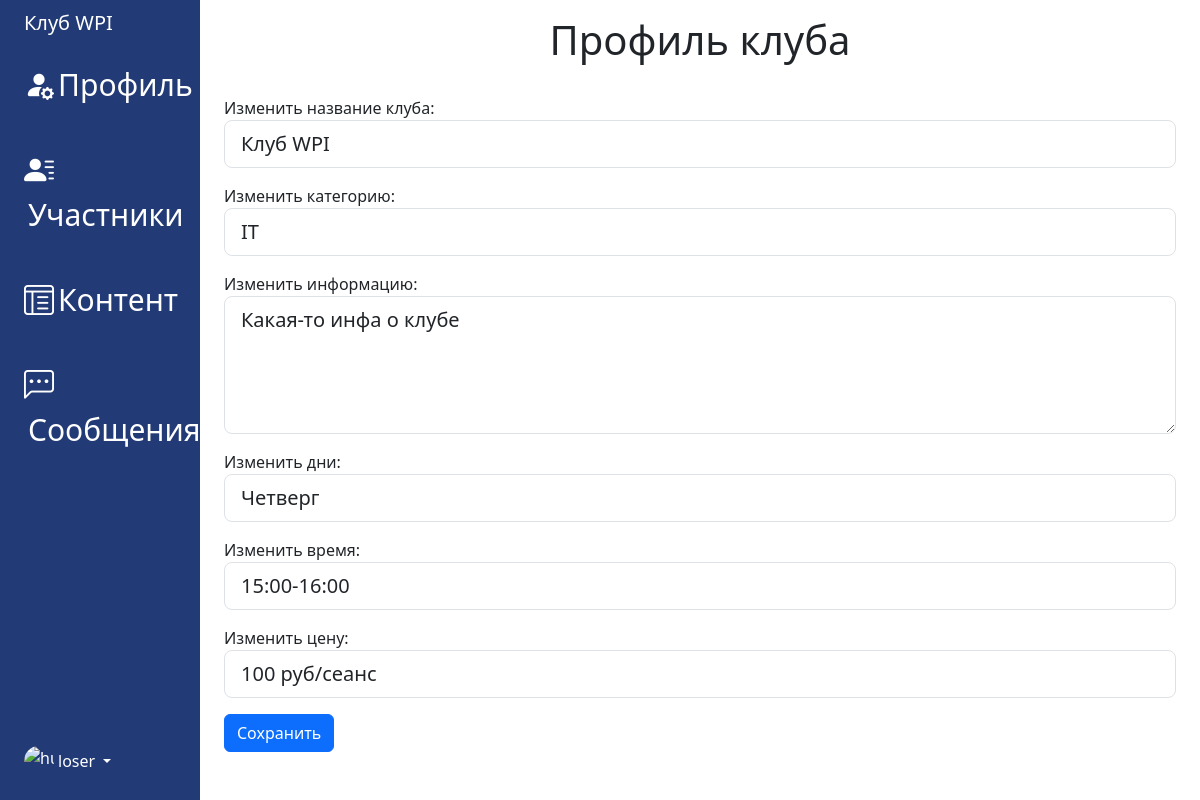
The page /dashboard/it/profile/ (signed in) on the database its author committed.
### clubs_app/models.py (models this page shows, shortened)
class ClubModel(models.Model):
    manager = models.ForeignKey(
        settings.AUTH_USER_MODEL,
        on_delete=models.CASCADE, null=True, related_name='user_system')
    title_club = models.CharField(max_length=128, null=False, blank=False)
    cat_club = models.ForeignKey('CatClubModel', on_delete=models.CASCADE)
    info_club = models.TextField()
    days_event = models.CharField(max_length=100, null=True, blank=True)
    time_event = models.CharField(max_length=100, null=True, blank=True)
    price_club = models.CharField(max_length=256, null=True, blank=True)
    member = models.ManyToManyField(settings.AUTH_USER_MODEL, related_name='member_field')
    slug_club = models.SlugField(max_length=255, unique=True, null=True)
    class Meta:
        verbose_name = 'Клубы'
        verbose_name_plural = 'Клубы'
        ordering = ['-id']

### dashboard_app/views.py (the view)
# urls.py: path('', index, name='home_page'),
@login_required
def index(request, slug_club):
    if check_user_club(request, slug_club):
        messages.success(request, 'Доступ закрыт')
        return check_user_club(request, slug_club)
    club = ClubModel.objects.get(slug_club=slug_club)
    initial_data = {
        'title_club': club.title_club,
        'cat_club': club.cat_club,
        'info_club': club.info_club,
        'days_event': club.days_event,
        'time_event': club.time_event,
        'price_club': club.price_club,
    }
    if request.method == 'POST':
        form_change_club_data = ChangeClubData(request.POST, initial=initial_data)
        if form_change_club_data.is_valid():
            club.title_club = form_change_club_data.instance.title_club
            club.cat_club = form_change_club_data.instance.cat_club
            club.info_club = form_change_club_data.instance.info_club
            club.days_event = form_change_club_data.instance.days_event
            club.time_event = form_change_club_data.instance.time_event
            club.price_club = form_change_club_data.instance.price_club
            club.save()
            return redirect('dashboard_app:profile', slug_club=slug_club)
    else:
        form_change_club_data = ChangeClubData(initial=initial_data)
    context = {
        'form': form_change_club_data,
        'slug_club': slug_club,
        'club_name': club.title_club,
    }
    return render(request, template_name='dashboard_app/index.html', context=context)

### clubs_app/models.py (called while the page is built)
    def __str__(self):
        return self.cat

### dashboard_app/views.py (called while the page is built)
def check_user_club(request, slug_club):
    if not (request.user == ClubModel.objects.get(slug_club=slug_club).manager):
        return redirect('clubs_app:home_page')
    else:
        return False

### dashboard_app/templates/dashboard_app/index.html
{% extends 'dashboard_app/base.html' %}
{% block title_body %}
    <h1 class="text-center">Профиль клуба</h1><br>
{% endblock title_body %}
{% block content %}
    <form method="post">{% csrf_token %}
        {{ form.as_p }}
        <button type="submit" class="btn btn-primary">Сохранить</button>
    </form>
{% endblock content %}

### dashboard_app/templates/dashboard_app/base.html (shortened to what this page needs)
<!doctype html>
<html lang="en" data-bs-theme="auto">
<head>
    {% load static %}
    <link href="https://cdn.jsdelivr.net/npm/bootstrap@5.3.0-alpha2/dist/css/bootstrap.min.css" rel="stylesheet"
>
    <link rel="stylesheet" href="{% static 'css/dashboard.css' %}">
    <link rel="stylesheet" href="https://cdn.jsdelivr.net/npm/bootstrap-icons@1.10.4/font/bootstrap-icons.css">
    <link rel="stylesheet" href="{% static 'ckeditor/ckeditor.css' %}">
</head>
<body>
<div class="container-fluid">
    <div class="row flex-nowrap" style="min-width: 500px">
        <div class="col-auto col-md-3 col-xl-2 px-sm-2 px-0" style="background: #223A76 !important;">
            <div class="d-flex flex-column align-items-center align-items-sm-start px-3 pt-2 text-white min-vh-100">
                <a href="/" class="d-flex align-items-center pb-3 mb-md-0 me-md-auto text-white text-decoration-none">
                    <span class="fs-5 d-none d-sm-inline elements-menu" style="display: block">{{ club_name }}</span>
                </a>
                <ul class="nav nav-pills flex-column mb-sm-auto mb-0 align-items-center align-items-sm-start" id="menu">
                    <li class="nav-item">
                        <a href="{% url 'dashboard_app:profile' slug_club %}"
                           class="nav-link align-middle px-0 elements-menu">
                            <i class="bi bi-person-fill-gear"></i><span class="ms-1 d-none d-sm-inline">Профиль</span>
                        </a>
                    </li>
                    <br>
                    <li class="nav-item">
                        <a href="{% url 'dashboard_app:members' slug_club %}"
                           class="nav-link align-middle px-0 elements-menu">
                            <i class="bi bi-person-lines-fill"></i><span
                                class="ms-1 d-none d-sm-inline">Участники</span>
                        </a>
                    </li>
                    <br>
                    <li class="nav-item">
                        <a href="{% url 'dashboard_app:add_article' slug_club %}"
                           class="nav-link align-middle px-0 elements-menu">
                            <i class="bi bi-layout-text-window-reverse"></i><span class="ms-1 d-none d-sm-inline">Контент</span>
                        </a>
                    </li>
                    <br>
                    <li class="nav-item">
                        <a href="#" class="nav-link align-middle px-0 elements-menu">
                            <i class="bi bi-chat-left-dots"></i><span class="ms-1 d-none d-sm-inline">Сообщения</span>
                        </a>
                    </li>
                    <br>
                </ul>
                <div class="dropdown pb-4">
                    <a href="#" class="d-flex align-items-center text-white text-decoration-none dropdown-toggle"
                       id="dropdownUser1" data-bs-toggle="dropdown" aria-expanded="false">
                        <img src="https://github.com/mdo.png" alt="hugenerd" width="30" height="30"
                             class="rounded-circle">
                        <span class="d-none d-sm-inline mx-1">loser</span>
                    </a>
                </div>
            </div>
        </div>
        <div class="col py-3">
            {% block title_body %}
            {% endblock %}
            <div class="container">
                {% block content %}
                {% endblock %}
            </div>
        </div>
    </div>
</div>
</body>
</html>

### dashboard_app/static/css/dashboard.css (style rules this page uses)
.elements-menu { color: white !important; font-size: 30px; }

### rows shown on the page
ClubModel: title_club "Клуб WPI", cat_club "IT", info_club "Какая-то инфа о клубе", days_event "Четверг", time_event "15:00-16:00", price_club "100 руб/сеанс"
